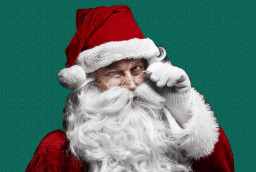
#> input picture Exercises/esercizio_4_ml/data/santaclaus2.jpg, 256 x 172 px
$ jupyter execute --allow-errors Clustering.ipynb   (shell and % lines are left out)
#> lines starting #> are read from the running program, lines starting #| are printed output that depends on the picture
## Clustering: k-means and linkage-based clustering

In this notebook we are going to practice with the k-means and the linkage-based (called "agglomerative" in scikit learn) clustering algorithms.

In particular you are going to implement the k-means algorithm from scratch and to compare the results with the implementation already present in the sklearn library.

[cell 1]
# Load the required packages
# If a package is missing in your setup, install it with 'conda install <package_name>'
# or with 'pip install <package_name>'

import numpy as np
import scipy as sp
import imageio as imio
import matplotlib.pyplot as plt

import sklearn
from sklearn.datasets.samples_generator import make_blobs
from sklearn.cluster import KMeans
from sklearn.datasets import load_sample_image
from skimage import data, color
from skimage.transform import rescale, resize, downscale_local_mean

from mpl_toolkits.mplot3d import Axes3D #3d plotting functions
from matplotlib import pyplot
from PIL import Image

from copy import deepcopy  #deepcopy ensures that a copy of all the object data is performed (not just the pointers)

print ('scikit-learn version: ', sklearn.__version__)

## TO DO:

Place your ID number in the ID variable, it will be used as random seed (as usual the random seed can affect a little bit the results, try to change it)

[cell 2]
# fix your ID ("numero di matricola") and the seed for random generator
ID =   1077515
np.random.seed(ID)

[cell 3]
# load the provided images and display them (if you like you can experiment with other images)
image1 = imio.imread('data/santaclaus2.jpg')
#> image1 is the input picture: shape (172, 256, 3); mean R, G, B 86.3, 117.9, 110.9
image2  = imio.imread("data/landscape.jpg")
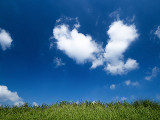
#> input picture Exercises/esercizio_4_ml/data/landscape.jpg, 160 x 120 px
#> image2 is the input picture: shape (120, 160, 3); mean R, G, B 52.8, 102.5, 142.2
image3  = imio.imread("data/reindeer.jpg")
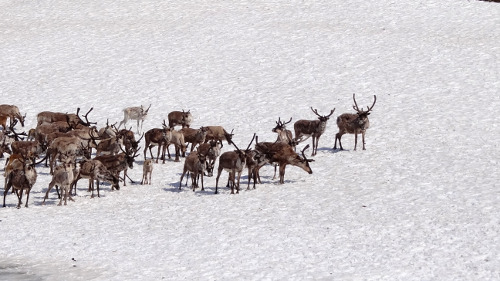
#> input picture Exercises/esercizio_4_ml/data/reindeer.jpg, 500 x 281 px
#> image3 is the input picture: shape (281, 500, 3); mean R, G, B 205.1, 200.8, 204.1


ax = plt.axes(xticks=[], yticks=[])
ax.imshow(image1)
plt.show()
print("Santa Claus image: ",image1.shape)
#| Santa Claus image:  (172, 256, 3)

ax2 = plt.axes(xticks=[], yticks=[])
ax2.imshow(image2)
plt.show()
print("Landscape image: ",image2.shape)
#| Landscape image:  (120, 160, 3)

ax3 = plt.axes(xticks=[], yticks=[])
ax3.imshow(image3)
plt.show()
print("Reindeer image: ",image3.shape)
#| Reindeer image:  (281, 500, 3)

We are going to start by using the Santa Claus image.

[cell 4]
# reshape the data to a matrix of num_pixels x 3
# (divide by 255 to have colors in [0 1] range for plotting functions of sklearn)

data = image1.reshape(image1.shape[0]*image1.shape[1], 3)/255

print(data.shape)
#| (44032, 3)
print(data)
#> (printed output is left out)

[cell 5]
# Plot the points in the 3-dimensional space with normalized intervals between 0 and 1
# (corresponding to the three channels of the image, i.e. Red Green and Blue)

fig = pyplot.figure()
axis = fig.add_subplot(1, 1, 1, projection="3d")
r, g, b = list(data[:,0]), list(data[:,1]), list(data[:,2])

axis.scatter(r, g, b, c=data, s=5, marker="o")
axis.set_xlabel("Red")
axis.set_ylabel("Green")
axis.set_zlabel("Blue")
pyplot.show()
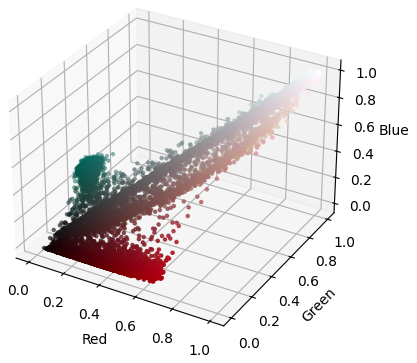
#> figure drawn by matplotlib, 1 panel

## TO DO 1
Implement the k-means algorithm manually (**do not use the kmeans function of sklearn and do not download implementations from other web sources**). The inputs to the function is the set of vectors to be clustered and the number of clusters. The output must contain the clusters barycenters, a vector associating each data point to the corresponding cluster and the error (value of the cost function) at each iteration.
Additionally, fix a maximum number of iterations of the k-means algorithm (e.g., 50).

Be careful about the initalization, you can use some random points from the training set, or get random values but ensure they are in the proper range. Poor initalizations can lead to the failure of the algorithm (in particular check that no cluster is initialized as empty, otherwise the algorithm can not update it).

[cell 6]
import random
from sklearn.metrics import mean_absolute_error
def my_kmeans(points, k):
#> called with points = array of shape (44032, 3), k = 3
    max_iters=50
    counter = 0
    initial_points = random.sample(list(points), k)
#> initial_points = [[0.855, 0.847, 0.851], [0.635, 0.627, 0.631], [0.502, 0.00392, 0.0392]]
    initial_points = [list(i) for i in initial_points]
    while counter<=max_iters:
        dist_init = np.empty(shape=(len(initial_points), len(points)))
        for i in range(len(initial_points)):
            for j in range(len(points)):
                dist_init[i,j] = sp.spatial.distance.euclidean(initial_points[i], points[j])
        labels=np.argmin(dist_init, axis=0)
        clusters_init = [[[0 for i in range(3)] for j in range(len(points))] for k in range(len(initial_points))]
        for i in range(len(initial_points)):
            for j in range(len(points)):
                if dist_init[i,j] < np.all(dist_init[:i-1,j]) and dist_init[i,j] < np.all(dist_init[i+1:,j]):
                    clusters_init[i][j]=points[j].tolist()
                else:
                    pass
        centroids = np.empty_like(initial_points).tolist()
        for i in range(len(initial_points)):
            col_totals = [sum(x) for x in zip(*clusters_init[i])]
            for j in range(len(col_totals)):
                col_totals[j] = col_totals[j]/(len(clusters_init[i]))
            centroids[i]=col_totals
        error = mean_absolute_error(initial_points, centroids)
        #print(counter)
        if np.all(initial_points) == np.all(centroids):
            initial_points=centroids
            break
        else:
            initial_points=centroids
        counter+=1
#> this loop made 1 pass
#> error on pass 1: 0.365
#> after the loop, counter = 0
    return initial_points, labels, error, counter

## TO DO 2:

Now try the function you developed on the Santa Claus image with three clusters (k=3).

Then plot the data points in the 3-dimensional space, each point must be coloured based on the membership to one of the clusters. Additionally, plot the respective clusters centroids (use a different shape, size or color to highlight the centroids).

[cell 7]
mykmeans_centers, clusters, error, iterations=my_kmeans(data, 3)
#> mykmeans_centers = [[0.258, 0.255, 0.253], [0.337, 0.462, 0.435], [0.16, 0.285, 0.258]]; error = 0.365; iterations = 0


fig = pyplot.figure()
axis = fig.add_subplot(1, 1, 1, projection="3d")
axis.set_xlabel("Red")
axis.set_ylabel("Green")
axis.set_zlabel("Blue")
axis.scatter(r, g, b, marker="o", c=clusters, s=1, cmap='viridis', zorder=0, alpha=0.5 )
axis.scatter(mykmeans_centers[:][0], mykmeans_centers[:][1], mykmeans_centers[:][2], c='red', s=400, zorder=10)
pyplot.show()

### TO DO 3:
Plot the value of the error versus the number of iterations

[cell 8]
plt.scatter(error, iterations)
plt.xlabel('error')
plt.ylabel('num of iter')
plt.show()

### TO DO 4:
Now use the k-means function provided in sklearn. Pass to the function the number of clusters and use multiple random initializations (n_init parameter). Go to the documentation page for further details

[cell 9]
kmeans_best = KMeans(n_clusters=3, n_init=30)
kmeans_best.fit(data)
clust_cent=kmeans_best.cluster_centers_
print(clust_cent)
print(kmeans_best.labels_)

### TO DO 5:
Perform the same plot as above but with the output of the k-means function provided in sklearn.

[cell 10]
fig = pyplot.figure()
axis = fig.add_subplot(1, 1, 1, projection="3d")
axis.set_xlabel("Red")
axis.set_ylabel("Green")
axis.set_zlabel("Blue")
axis.scatter(r, g, b, marker="o", c=kmeans_best.labels_, s=1, cmap='viridis', zorder=0, alpha=0.5 )
axis.scatter(clust_cent[:,0], clust_cent[:,1], clust_cent[:,2], c='red', s=400, zorder=10)
pyplot.show()
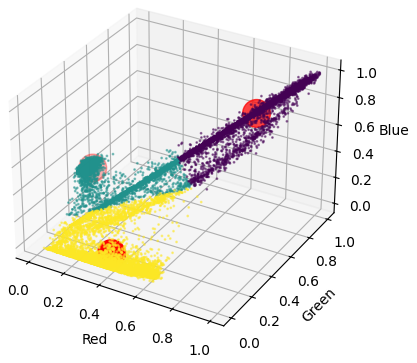
#> figure drawn by matplotlib, 1 panel

## Question 1:

Compare the results obtained with your implementation and with k-means from sklearn. Do you observe any differences, i.e., do the two plots match?

[ANSWER]
Well I am not sure if mode code runs correctly or if it has some logical errors (I strongly believe that there are a lot of logical errors in my code), but also my code is able to distinguish three clusters, but the clusters are not convincing (same thing for the positions of the centroids) and are strongly different from the ones found by the sklearn algorithm.

### TO DO 6:

Now display the segmented image based on the 3 clusters found above with both the k-means functions by sklearn and your k-means implementation

[cell 11]
# the following function is a rewrite of the function 'recreate_image'
# taken from: https://scikit-learn.org/stable/auto_examples/cluster/plot_color_quantization.html#sphx-glr-auto-examples-cluster-plot-color-quantization-py

def segment_image(to_segment, im_label):
    image = np.zeros((to_segment.shape[0], to_segment.shape[1]))
    label_index = 0
    for i in range(to_segment.shape[0]):
        for j in range(to_segment.shape[1]):
            image[i,j] = im_label[j+i*(to_segment.shape[1]-1)+label_index]
        label_index += 1
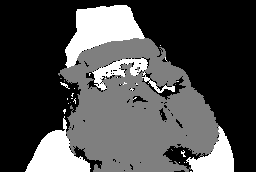
#> image: shape (172, 256) float64; min 0, max 2, mean 0.588; drawn with min black and max white
#> after the loop, label_index = 172
    return image

[cell 12]
segmented_image = segment_image(image1, kmeans_best.fit_predict(data))

to_plot = plt.axes(xticks=[], yticks=[])
to_plot.imshow(segmented_image)
plt.show()

[cell 13]
segmented_image_my = segment_image(image1, clusters)
#> after the loop in segment_image (call 2), `for i in range(to_segment.shape[0]):`:
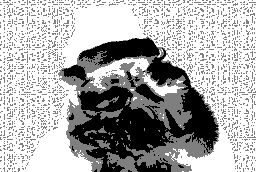
#> image: shape (172, 256) float64; min 0, max 2, mean 1.36; drawn with min black and max white

to_plot_2 = plt.axes(xticks=[], yticks=[])
to_plot_2.imshow(segmented_image_my)
plt.show()

## Question 2:

What do you observe? Do you think clustering is useful for image segmenation? And for image compression?  Comment your answer.

ANSWER:

I think that clustering can be useful both for image segmentation and image compression, because the image shown above (apart from colors) is comparable to the initial image in the sense that preserves the shape of the figures in the image. Of course the image has a lower quality, therefore I think that it can be useful for image compression.
About the segmentation using my code it is obvious that my code has a lot of logical errors and that is not able to segment the image nor to find the correct clusters.

## TO DO 8:

Now load the landscape image (optional: try also with the reindeer image) and segment it using kmeans with k varying from 2 to 15 clusters. You can use the sklearn implementation.

Then plot the resulting data points in the 3-dimensional space, each point must be colored based on the cluster membership.
Additionally, plot the respective clusters centroids.

[cell 14]
data = image2.reshape(image2.shape[0]*image2.shape[1], 3) / 255
r, g, b = list(data[:,0]), list(data[:,1]), list(data[:,2])
#> r = 19200 values, max 1 at index 6320, min 0 at index 960, mean 0.207; g = 19200 values, max 1 at index 6002, min 0.0588 at index 17105, mean 0.402; b = 19200 values, max 1 at index 4115, min 0 at index 16466, mean 0.558
print(data.shape)
#| (19200, 3)


for k in range(2,16):
    kmeans_land=KMeans(n_clusters=k)
    kmeans_land.fit(data)
    print(k, '\n')
    fig = pyplot.figure()
    axis = fig.add_subplot(1, 1, 1, projection="3d")
    axis.set_xlabel("Red")
    axis.set_ylabel("Green")
    axis.set_zlabel("Blue")
    axis.scatter(r, g, b, marker="o", c=kmeans_land.labels_, s=1, cmap='viridis', zorder=0, alpha=0.5 )
    axis.scatter(kmeans_land.cluster_centers_[:,0], kmeans_land.cluster_centers_[:,1], kmeans_land.cluster_centers_[:,2], c='red', s=400, zorder=10)
    pyplot.show()
#> this loop made 14 passes
#> pass 1, `pyplot.show()`:
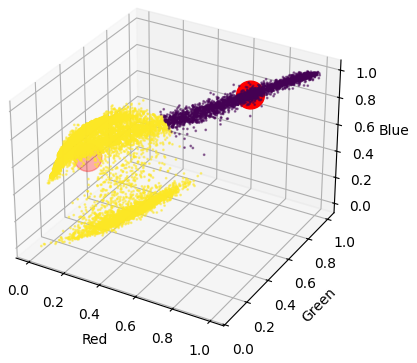
#> figure drawn by matplotlib, 1 panel

## TO DO 9:

Plot for different values of k (e.g. k between 2 and 15) the respective error of the kmeans algorithm

[cell 15]
for k in range(2,16):
    kmeans_land=KMeans(n_clusters=k)
    kmeans_land.fit(data)
    plt.scatter(k, kmeans_land.inertia_)
plt.xlabel('k')
plt.ylabel('Error')
plt.show()
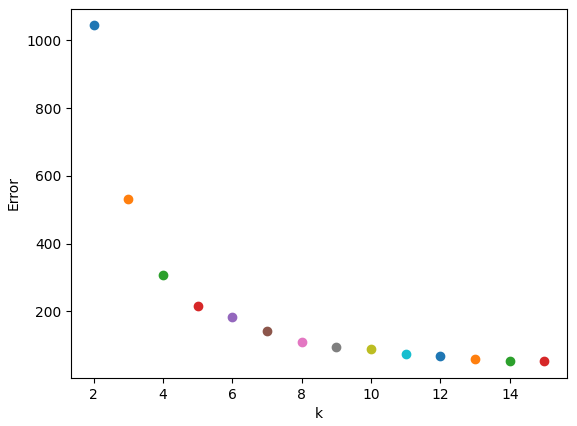
#> figure drawn by matplotlib, 1 panel

[cell 16]
# reindeer image

data = image3.reshape(image3.shape[0]*image3.shape[1], 3) / 255
r, g, b = list(data[:,0]), list(data[:,1]), list(data[:,2])
print(data.shape)
#| (140500, 3)

for k in range(2,16):
    kmeans_land=KMeans(n_clusters=k)
    kmeans_land.fit(data)
    print(k, '\n')
    fig = pyplot.figure()
    axis = fig.add_subplot(1, 1, 1, projection="3d")
    axis.set_xlabel("Red")
    axis.set_ylabel("Green")
    axis.set_zlabel("Blue")
    axis.scatter(r, g, b, marker="o", c=kmeans_land.labels_, s=1, cmap='viridis', zorder=0, alpha=0.5 )
    axis.scatter(kmeans_land.cluster_centers_[:,0], kmeans_land.cluster_centers_[:,1], kmeans_land.cluster_centers_[:,2], c='red', s=400, zorder=10)
    pyplot.show()
#> this loop made 14 passes
#> pass 1, `pyplot.show()`:
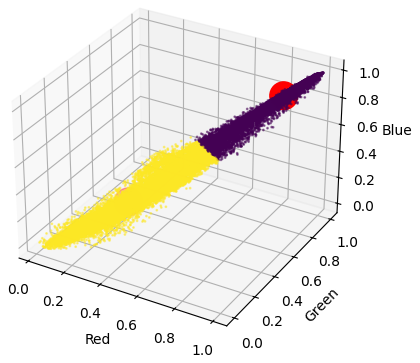
#> figure drawn by matplotlib, 1 panel
#> pass 2, `pyplot.show()`:
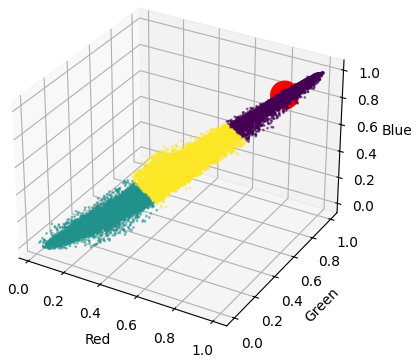
#> figure drawn by matplotlib, 1 panel

[cell 17]
for k in range(2,16):
    kmeans_land=KMeans(n_clusters=k)
    kmeans_land.fit(data)
    plt.scatter(k, kmeans_land.inertia_)
plt.xlabel('k')
plt.ylabel('Error')
plt.show()
